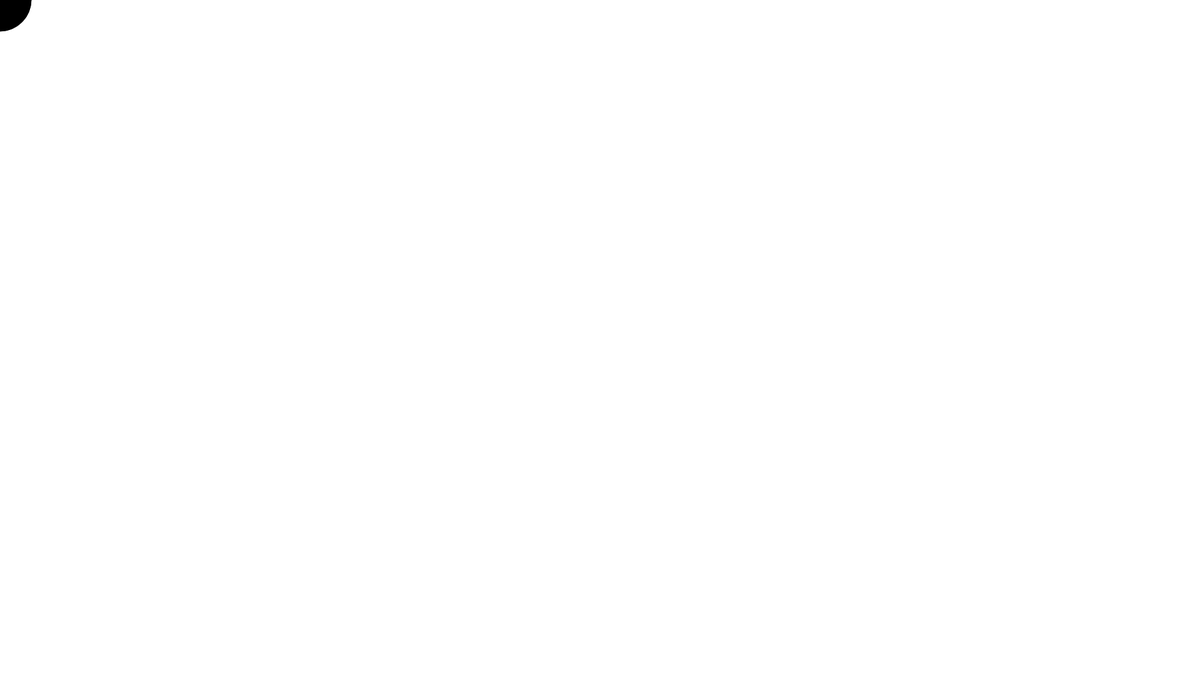
Frame 1 (no input)
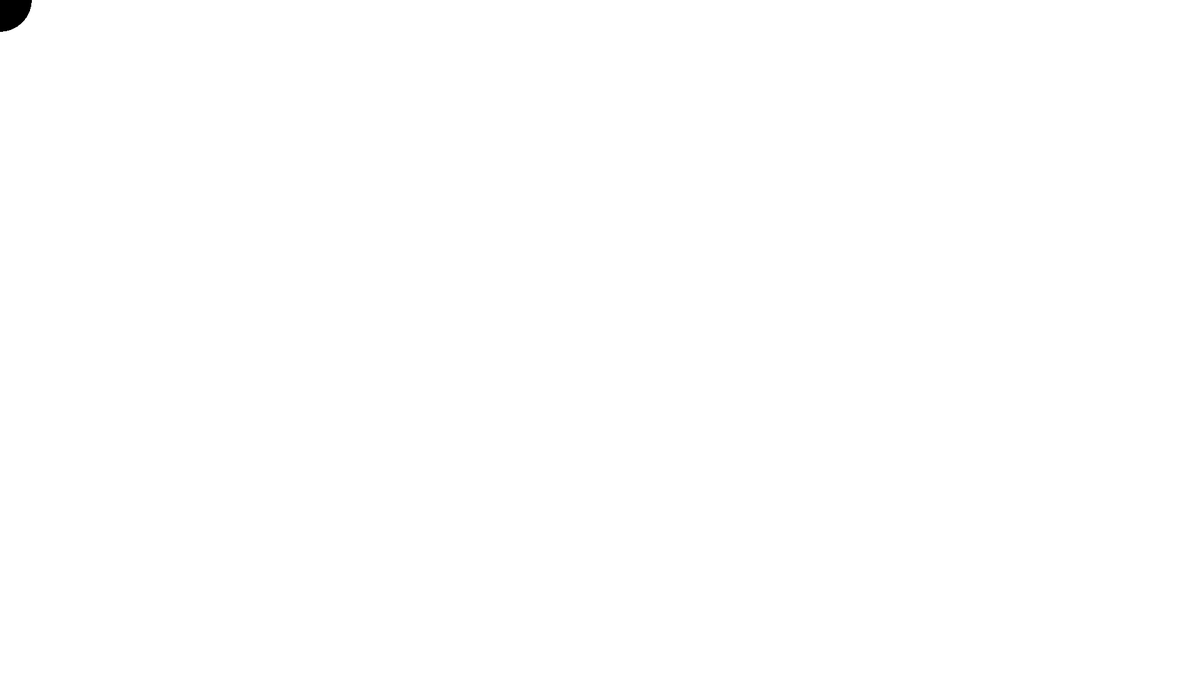
Frame 60 (no input)
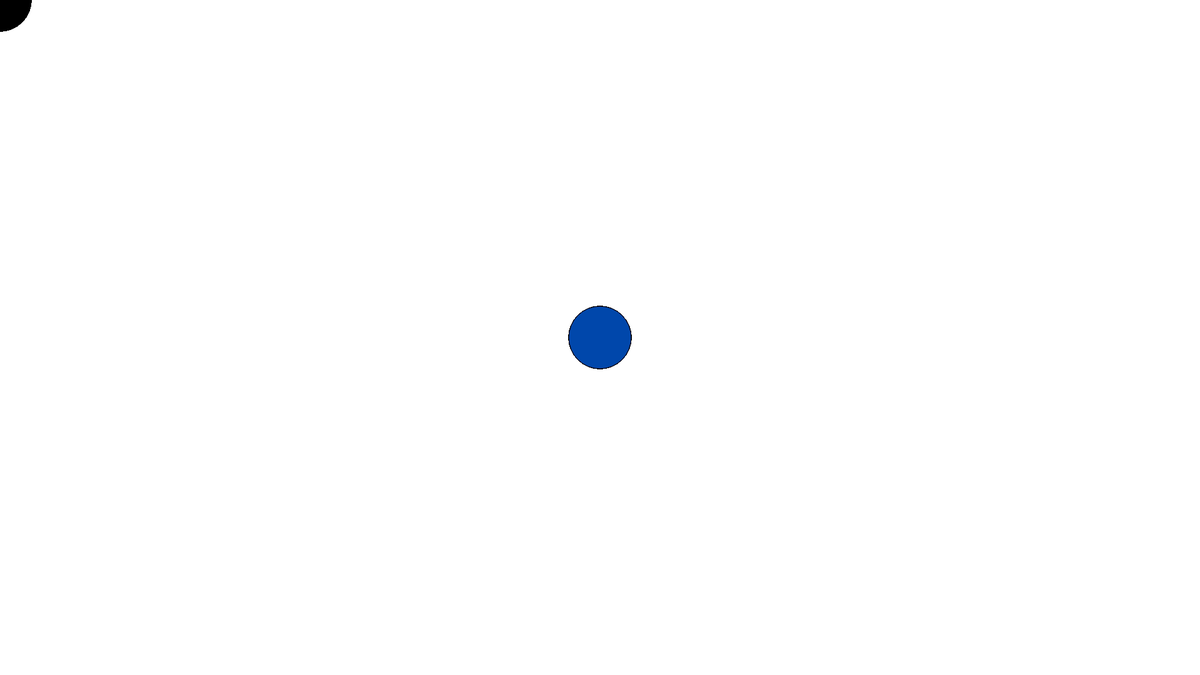
Frame 120 (the mouse pressed at the canvas centre since frame 60)

The p5.js sketch that drew these frames (run headless with seeded random() and noise() and a simulated clock; from frame 60 on, the mouse is pressed at the canvas centre):

// p5.js sketch
// ── sketch.js
function setup() {
createCanvas(1920, 1080);
}

function draw() {
background("Black");
circle(400,400,200);
}

function draw() {
if (mouseIsPressed === true) {
    fill(0, 71, 171);
} else {
    fill(0);
}

circle(mouseX, mouseY, 100);

}
